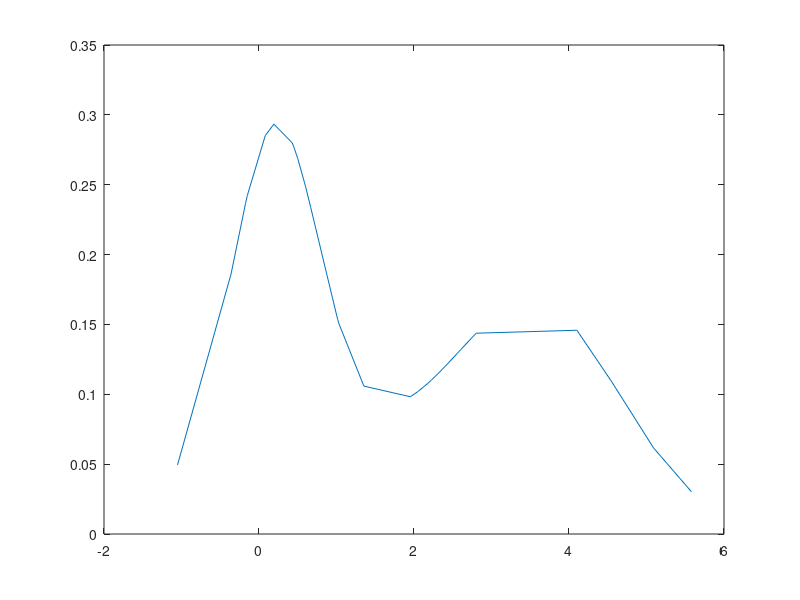

Write MATLAB code to recreate this figure.
%%%%%%%%%%%%%%%%%%%%%%%%%%%%%%%%%%%%%%%%%%%%%%%%%%%%%%%%%%%%%%%%%%%%%%%%%%%
% This code runs all the commands used in this Project.
% 
% Submitted by: Ashwin Goyal (UID - 115526297)
%%%%%%%%%%%%%%%%%%%%%%%%%%%%%%%%%%%%%%%%%%%%%%%%%%%%%%%%%%%%%%%%%%%%%%%%%%%

% Define the folder of training set
trainFolder = '..\input\Images\TrainingSet\Frames\';
% Read all training image names
trainFiles = dir([trainFolder '*.jpg']);

% Define the folder of testing set
testFolder = '..\input\Images\TestSet\Frames\';
% Read all training image names
testFiles = dir([testFolder '*.jpg']);

% Define the folder of cropped buoys
cropFolder = '..\input\Images\TrainingSet\CroppedBuoys\';

% % Extract frames from the given video
% video2images('..\input\detectbuoy.avi',{trainFolder,testFolder})

% % Crop the images to get the training set
% cropImages(trainFolder,cropFolder)

% % Compute average histogram as well as the color distribution
% averageHistogram(trainFolder,cropFolder,'HSV')

% % Create video of segmented images using 1-D gaussian
% vidObj = VideoWriter('..\output\segment1D.mp4','MPEG-4');
% vidObj.Quality = 100;
% open(vidObj)
% count = 1;
% for i = 1:length(testFiles)+length(trainFiles)
%     if i == 1
%         I = segment1D('RGB',[trainFolder trainFiles(1).name],true,false);
%     elseif rem(i,10) == 1
%         count = count + 1;
%         I = segment1D('RGB',[trainFolder trainFiles(count).name],false,false);
%     else
%         I = segment1D('RGB',[testFolder testFiles(i-count).name],false,false);
%     end
%     for j = 1:6
%         writeVideo(vidObj,I)
%     end
% end
% close(vidObj)

% Create data using 3 1-D gaussians
N = 3;
D = 1;
plot_path = '';
mu = rand(N,D)*5;
sigma = zeros(N,D,D);
data = [];
for i = 1:N
    sigma(i,:,:) = diag(rand(1,D)*2);
    while det(reshape(sigma(i,:,:),D,D)) < 0
        sigma(i,:,:) = diag(rand(1,D)*2);
    end
    data = [data; mvnrnd(mu(i,:),reshape(sigma(i,:,:),D,D),10)];
end
X = sort(data);
Y = (normpdf(X,mu(1),sigma(1)) + normpdf(X,mu(2),sigma(2)) + normpdf(X,mu(3),sigma(3)))./3;
plot(X,Y)
hold on
% Use EM to retrieve the three gaussians used



